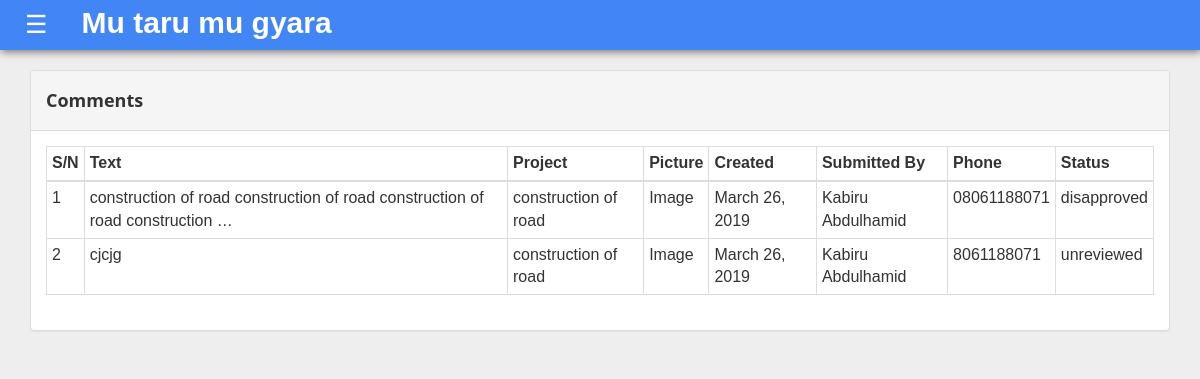
Page /pmp-reports (signed in) on the earlier database version.
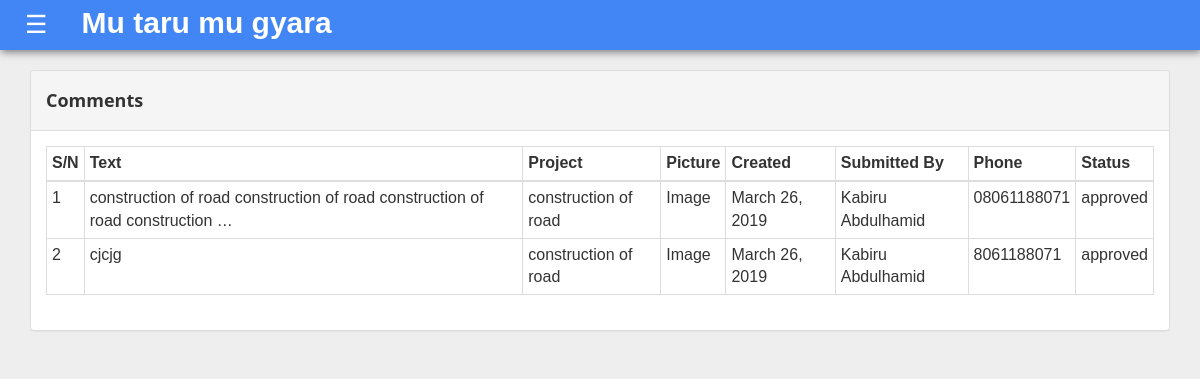
Same page on the later database version.
### project/models.py (models this page shows, shortened)
class Report(models.Model):
     text = models.TextField()
     project = models.CharField(max_length = 200)
     picture = models.ImageField(upload_to='media/reports/%y/%m/%d', blank = True, verbose_name='image')
     lga = models.ForeignKey(Lga, on_delete=models.CASCADE, blank=True, null=True)
     ministry = models.ForeignKey(Ministry, on_delete=models.CASCADE, null = True)
     submitted_by = models.CharField(max_length = 100, verbose_name = 'Full Name', blank=True, null=True)
     phone = models.CharField(max_length = 15, verbose_name = 'Phone Number', blank=True, null=True)
     unreviewed = 'unreviewed'
     approved = 'approved'
     disapproved = 'disapproved'
     STATUS_CHOICES = (
        (unreviewed,'unreviewed'),
        (approved,'approved'),
        (disapproved,'disapproved')
    )
     status = models.CharField(max_length = 15, choices = STATUS_CHOICES, default = unreviewed)
     created = models.DateField(default=timezone.now)
     class Meta:
        ordering = ['-created']
        verbose_name = 'Report'
        verbose_name_plural = 'Reports'

### project/views.py (the view)
# urls.py: path('pmp-reports', views.PmpReports.as_view(), name='pmp_reports'),
class PmpReports(LoginRequiredMixin, ListView):
    model = Report
    template_name = 'report/pmp_reports.html'

### project/templates/report/pmp_reports.html
{% extends "base.html" %}
{% block content %}
<div class="col-sm-12 col-md-12">
    <div class="panel panel-default">
    <div class="panel-heading">
            <h5><strong>Comments</strong></h5>
            </div>
                    <div class="panel-body">
<div class="table-responsive">
                <table class="table table-bordered table-condensed" id="table_id">
                    <thead>
                        <tr><th>S/N</th>
                            <th>Text</th>
                            <th>Project</th>
                            <th>Picture</th>
                            <th>Created</th>
                            <th>Submitted By</th>
                            <th>Phone</th>
                            <th>Status</th>
                        </tr>
                    </thead>
                    <tbody>
                        {% for report in object_list %}
                        <tr>
                        <td>{{forloop.counter}}</td>
                            <td><a href="{% url 'project:report_detail' report.id %}">{{report.text|truncatewords:"10"}}</a></td>
                            <td>{{report.project}}</td>
                            <td> <a href="/media/{{report.picture}}">Image</a></td>
                            <td>{{report.created}}</td>
                            <td>{{report.submitted_by}}</td>
                            <td>{{report.phone}}</td>
                            <td>{{report.status}}</td>
                            {% endfor %}
                        </tr>
                    </tbody>
                </table>
        </div>
</div>{% endblock %}

Differences in the rows shown:
changed Report "construction of road construction of road construction of road construction …": status "disapproved" → "approved"
changed Report "cjcjg": status "unreviewed" → "approved"
